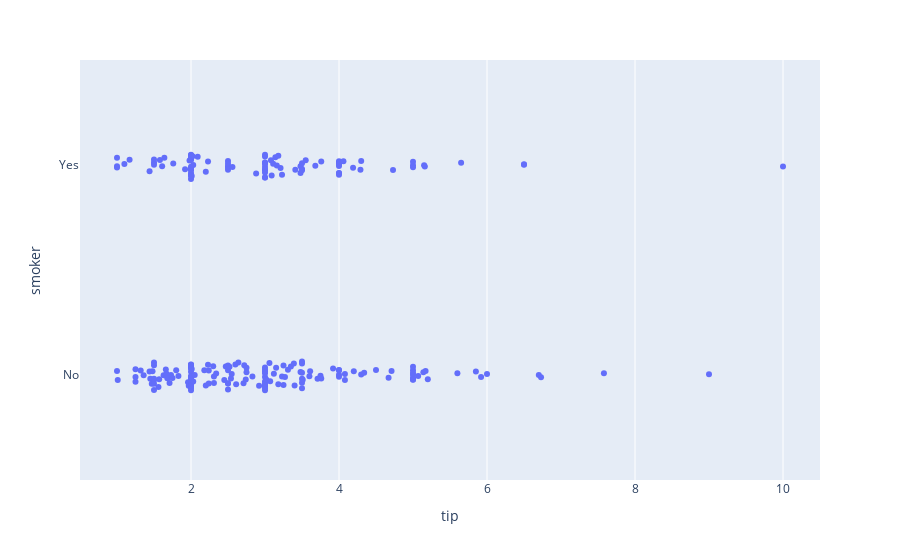

Source (notebook cell):
### Markdown cell above
# Density
In the previous graphs we compared the distributions of the tips between smoker and non-smoker.
Finally, we will investigate the number of data-points that we have for every comibation of tip and smoker.
We start with the simple strip graph.
1. You can see that it's difficult to acheive our goal with this graph. Let's try instead: px.density_contour. 
2. Finally, let's try density_heatmap.

### Code cell
fig = px.strip(df, x="tip", y='smoker')
fig.show()

### Figure 1 — Plotly figure (JSON) as saved in the notebook; plotly's stock layout.template omitted (floating-point values rounded to 4 significant figures; data arrays with more than 128 entries replaced by an {"elided": "..."} marker saying what was removed)
{"data": [{"alignmentgroup": "True", "boxpoints": "all", "fillcolor": "rgba(255,255,255,0)", "hoveron": "points", "hovertemplate": "tip=%{x}<br>smoker=%{y}<extra></extra>", "legendgroup": "", "line": {"color": "rgba(255,255,255,0)"}, "marker": {"color": "#636efa"}, "name": "", "offsetgroup": "", "orientation": "h", "pointpos": 0, "showlegend": false, "type": "box", "x": {"elided": "244 float values"}, "x0": " ", "xaxis": "x", "y": {"elided": "244 str values"}, "y0": " ", "yaxis": "y"}], "layout": {"autosize": true, "boxmode": "group", "legend": {"tracegroupgap": 0}, "margin": {"t": 60}, "xaxis": {"anchor": "y", "autorange": true, "domain": [0, 1], "range": [0.5, 10.5], "title": {"text": "tip"}, "type": "linear"}, "yaxis": {"anchor": "x", "autorange": true, "domain": [0, 1], "range": [-0.5, 1.5], "title": {"text": "smoker"}, "type": "category"}}}
